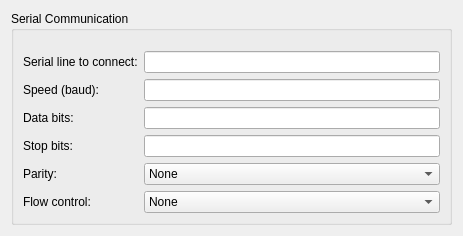
<?xml version="1.0" encoding="UTF-8"?>
<ui version="4.0">
 <class>SerialCommunicationConfigWidget</class>
 <widget class="QWidget" name="SerialCommunicationConfigWidget">
  <property name="geometry">
   <rect>
    <x>0</x>
    <y>0</y>
    <width>463</width>
    <height>215</height>
   </rect>
  </property>
  <property name="maximumSize">
   <size>
    <width>500</width>
    <height>250</height>
   </size>
  </property>
  <property name="windowTitle">
   <string>Form</string>
  </property>
  <layout class="QGridLayout" name="gridLayout">
   <item row="0" column="0">
    <widget class="QGroupBox" name="groupBox">
     <property name="title">
      <string>Serial Communication</string>
     </property>
     <layout class="QGridLayout" name="gridLayout_2">
      <item row="0" column="0">
       <layout class="QHBoxLayout" name="horizontalLayout">
        <property name="topMargin">
         <number>11</number>
        </property>
        <item>
         <layout class="QVBoxLayout" name="verticalLayout_2">
          <item>
           <widget class="QLabel" name="label">
            <property name="text">
             <string>Serial line to connect:</string>
            </property>
           </widget>
          </item>
          <item>
           <widget class="QLabel" name="label_2">
            <property name="text">
             <string>Speed (baud):</string>
            </property>
           </widget>
          </item>
          <item>
           <widget class="QLabel" name="label_3">
            <property name="text">
             <string>Data bits:</string>
            </property>
           </widget>
          </item>
          <item>
           <widget class="QLabel" name="label_4">
            <property name="text">
             <string>Stop bits:</string>
            </property>
           </widget>
          </item>
          <item>
           <widget class="QLabel" name="label_5">
            <property name="text">
             <string>Parity:</string>
            </property>
           </widget>
          </item>
          <item>
           <widget class="QLabel" name="label_6">
            <property name="text">
             <string>Flow control:</string>
            </property>
           </widget>
          </item>
         </layout>
        </item>
        <item>
         <layout class="QVBoxLayout" name="verticalLayout">
          <item>
           <widget class="QLineEdit" name="comLineEdit">
            <property name="alignment">
             <set>Qt::AlignRight|Qt::AlignTrailing|Qt::AlignVCenter</set>
            </property>
           </widget>
          </item>
          <item>
           <widget class="QLineEdit" name="baudLineEdit">
            <property name="alignment">
             <set>Qt::AlignRight|Qt::AlignTrailing|Qt::AlignVCenter</set>
            </property>
           </widget>
          </item>
          <item>
           <widget class="QLineEdit" name="dataBitsLineEdit">
            <property name="alignment">
             <set>Qt::AlignRight|Qt::AlignTrailing|Qt::AlignVCenter</set>
            </property>
           </widget>
          </item>
          <item>
           <widget class="QLineEdit" name="stopBitsLineEdit">
            <property name="alignment">
             <set>Qt::AlignRight|Qt::AlignTrailing|Qt::AlignVCenter</set>
            </property>
           </widget>
          </item>
          <item>
           <widget class="QComboBox" name="parityComboBox">
            <item>
             <property name="text">
              <string>None</string>
             </property>
            </item>
            <item>
             <property name="text">
              <string>Odd</string>
             </property>
            </item>
            <item>
             <property name="text">
              <string>Even</string>
             </property>
            </item>
            <item>
             <property name="text">
              <string>Mark</string>
             </property>
            </item>
            <item>
             <property name="text">
              <string>Space</string>
             </property>
            </item>
           </widget>
          </item>
          <item>
           <widget class="QComboBox" name="flowControlComboBox">
            <item>
             <property name="text">
              <string>None</string>
             </property>
            </item>
            <item>
             <property name="text">
              <string>XON/XOFF</string>
             </property>
            </item>
            <item>
             <property name="text">
              <string>RTS/CTS</string>
             </property>
            </item>
            <item>
             <property name="text">
              <string>DSR/DTR</string>
             </property>
            </item>
           </widget>
          </item>
         </layout>
        </item>
       </layout>
      </item>
     </layout>
    </widget>
   </item>
  </layout>
 </widget>
 <resources/>
 <connections/>
</ui>
